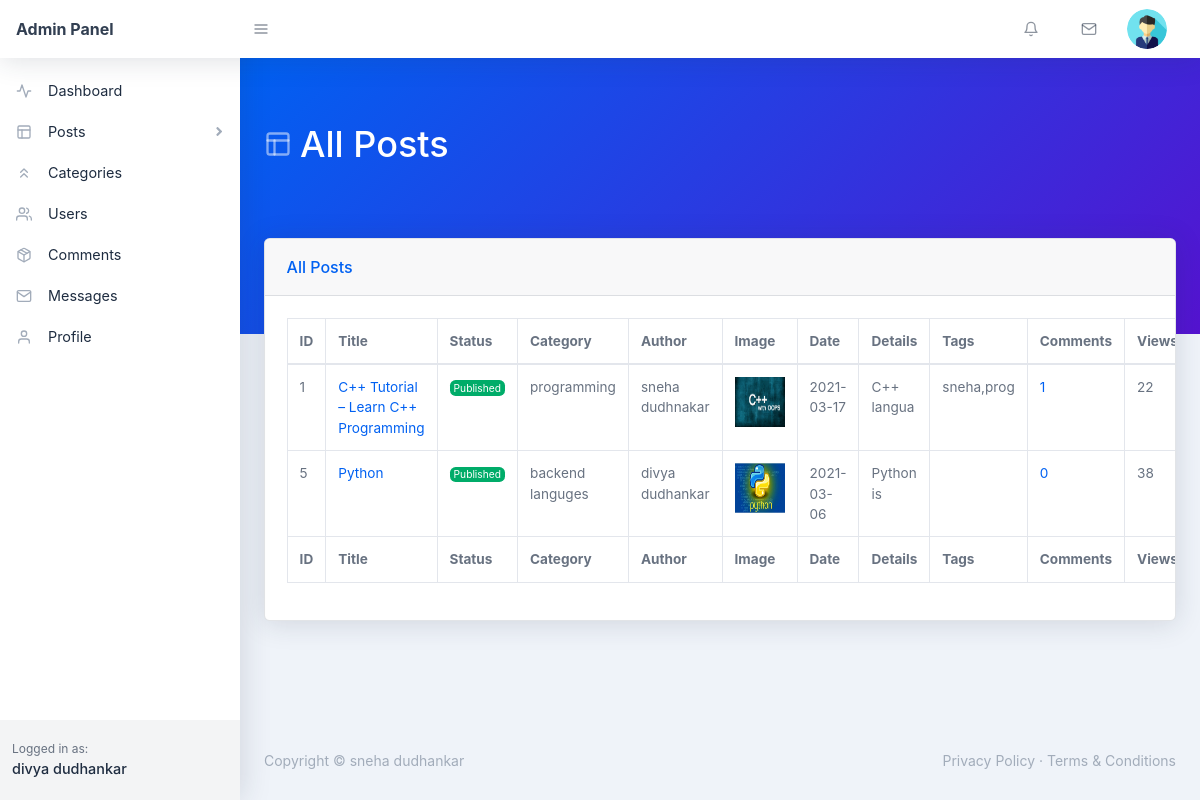
The page /backend/all-post.php (signed in) on the database its author committed.
### tables this page shows
CREATE TABLE `users` (
  `user_id` int(11) NOT NULL,
  `user_name` varchar(255) NOT NULL,
  `user_nickname` varchar(255) NOT NULL,
  `user_email` varchar(255) NOT NULL,
  `user_password` varchar(255) NOT NULL,
  `user_photo` text NOT NULL,
  `registered_on` varchar(255) NOT NULL,
  `user_role` varchar(255) NOT NULL DEFAULT 'Subscriber'
);

CREATE TABLE `posts` (
  `post_category_id` int(11) NOT NULL,
  `post_id` int(11) NOT NULL,
  `post_title` varchar(255) NOT NULL,
  `post_detail` text NOT NULL,
  `post_category` varchar(255) NOT NULL,
  `post_image` text NOT NULL,
  `post_date` date NOT NULL,
  `post_status` varchar(255) NOT NULL DEFAULT 'Published',
  `post_author` varchar(255) NOT NULL,
  `post_views` int(11) NOT NULL DEFAULT 0,
  `post_comment_count` int(11) NOT NULL DEFAULT 0,
  `post_tags` text NOT NULL
);

CREATE TABLE `categories` (
  `category_id` int(11) NOT NULL,
  `category_name` varchar(255) NOT NULL,
  `category_total_posts` int(11) NOT NULL,
  `total_posts_views` int(11) NOT NULL,
  `category_status` varchar(11) NOT NULL DEFAULT 'Published',
  `created_on` date NOT NULL,
  `created_by` varchar(155) NOT NULL
);

### backend/all-post.php (the view, shortened to what this page needs)
<?php require_once('./includes/header.php'); ?>
    <body class="nav-fixed">
        <?php require_once('./includes/top-navbar.php'); ?>
        <div id="layoutSidenav">
            <div id="layoutSidenav_nav">
                <?php
                    $curr_page = basename(__FILE__);
                    require_once("./includes/left-sidebar.php");
                ?>
            </div>
            <div id="layoutSidenav_content">
                <main>
                    <div class="page-header pb-10 page-header-dark bg-gradient-primary-to-secondary">
                        <div class="container-fluid">
                            <div class="page-header-content">
                                <h1 class="page-header-title">
                                    <div class="page-header-icon"><i data-feather="layout"></i></div>
                                    <span>All Posts</span>
                                </h1>
                            </div>
                        </div>
                    </div>
                    <div class="container-fluid mt-n10">
                        <div class="card mb-4">
                            <div class="card-header">All Posts</div>
                            <div class="card-body">
                                <div class="datatable table-responsive">
                                    <table class="table table-bordered table-hover" id="dataTable" width="100%" cellspacing="0">
                                        <thead>
                                            <tr>
                                                <th>ID</th>
                                                <th>Title</th>
                                                <th>Status</th>
                                                <th>Category</th>
                                                <th>Author</th>
                                                <th>Image</th>
                                                <th>Date</th>
                                                <th>Details</th>
                                                <th>Tags</th>
                                                <th>Comments</th>
                                                <th>Views</th>
                                            </tr>
                                        </thead>
                                        <tfoot>
                                            <tr>
                                                <th>ID</th>
                                                <th>Title</th>
                                                <th>Status</th>
                                                <th>Category</th>
                                                <th>Author</th>
                                                <th>Image</th>
                                                <th>Date</th>
                                                <th>Details</th>
                                                <th>Tags</th>
                                                <th>Comments</th>
                                                <th>Views</th>
                                            </tr>
                                        </tfoot>
                                        <tbody>
                                            <?php
                                                $sql = "SELECT * FROM posts";
                                                $stmt = $pdo->prepare($sql);
                                                $stmt->execute();
                                                while($posts = $stmt->fetch(PDO::FETCH_ASSOC)) {
                                                    $post_id = $posts['post_id'];
                                                    $post_category_id = $posts['post_category_id'];
                                                    $sql1 = "SELECT * FROM categories WHERE category_id = :id";
                                                    $stmt1 = $pdo->prepare($sql1);
                                                    $stmt1->execute([':id'=>$post_category_id]);
                                                    $cat = $stmt1->fetch(PDO::FETCH_ASSOC);
                                                    $category_title = $cat['category_name'];
                                                    $post_title = $posts['post_title'];
                                                    $post_details = substr($posts['post_detail'], 0, 10);
                                                    $post_image = $posts['post_image'];
                                                    $post_date = $posts['post_date'];
                                                    $post_status = $posts['post_status'];
                                                    $post_author = $posts['post_author'];
                                                    $post_views = $posts['post_views'];
                                                    $post_comment_count = $posts['post_comment_count'];
                                                    $post_tags = substr($posts['post_tags'], 0, 10); ?>
                                                    <tr>
                                                        <td><?php echo $post_id; ?></td>
                                                        <td>
                                                            <a href="../single.php?post_id=<?php echo $post_id ?>" target="_blank"><?php echo $post_title; ?></a>
                                                        </td>
                                                        <td>
                                                            <div class="badge badge-<?php echo $post_status=='Published'?'success':'warning'; ?>"><?php echo $post_status; ?></div>
                                                        </td>
                                                        <td><?php echo $category_title; ?></td>
                                                        <td><?php echo $post_author; ?></td>
                                                        <td>
                                                            <img src="./../img/<?php echo $post_image; ?>" width="50" height="50" />
                                                        </td>
                                                        <td><?php echo $post_date; ?></td>
                                                        <td><?php echo $post_details; ?></td>
                                                        <td><?php echo $post_tags; ?></td>
                                                        <td>
                                                            <a href="comments.php"><?php echo $post_comment_count; ?></a>
                                                        </td>
                                                        <td><?php echo $post_views; ?></td>
                                                    </tr>
                                               <?php }
                                            ?>
                                        </tbody>
                                    </table>
                                </div>
                            </div>
                        </div>
                    </div>
                </main>
<?php require_once('./includes/footer.php'); ?>

### backend/includes/top-navbar.php (shortened to what this page needs)
<nav class="topnav navbar navbar-expand shadow navbar-light bg-white" id="sidenavAccordion">
    <a class="navbar-brand d-none d-sm-block" href="index.php">Admin Panel</a><button class="btn btn-icon btn-transparent-dark order-1 order-lg-0 mr-lg-2" id="sidebarToggle" href="#"><i data-feather="menu"></i></button>
    <ul class="navbar-nav align-items-center ml-auto">
        <li class="nav-item dropdown no-caret mr-3 dropdown-notifications">
            <a class="btn btn-icon btn-transparent-dark dropdown-toggle" id="navbarDropdownAlerts" href="comments.php" role="button" data-toggle="dropdown" aria-haspopup="true" aria-expanded="false">
                <i data-feather="bell"></i>
            </a>
        </li>
        <li class="nav-item dropdown no-caret mr-3 dropdown-notifications">
            <a class="btn btn-icon btn-transparent-dark dropdown-toggle" id="navbarDropdownMessages" href="#" role="button" data-toggle="dropdown" aria-haspopup="true" aria-expanded="false">
                <i data-feather="mail"></i>
            </a>
        </li>
        <?php
            if(isset($_COOKIE['_uid_'])) {
                $user_id = base64_decode($_COOKIE['_uid_']);
            } else if(isset($_SESSION['user_id'])) {
                $user_id = $_SESSION['user_id'];
            } else {
                $user_id = -1;
            }
            $sql = "SELECT * FROM users WHERE user_id = :id";
            $stmt = $pdo->prepare($sql);
            $stmt->execute([
                ':id' => $user_id
            ]);
            $user = $stmt->fetch(PDO::FETCH_ASSOC);
            $user_photo = $user['user_photo'];
        ?>
        <li class="nav-item dropdown no-caret mr-3 dropdown-user">
            <a class="btn btn-icon btn-transparent-dark dropdown-toggle" id="navbarDropdownUserImage" href="javascript:void(0);" role="button" data-toggle="dropdown" aria-haspopup="true" aria-expanded="false"><img class="img-fluid" src="./assets/img/<?php echo $user_photo; ?>"/></a>
        </li>
    </ul>
</nav>

### backend/includes/left-sidebar.php (shortened to what this page needs)
<nav class="sidenav shadow-right sidenav-light">
    <div class="sidenav-menu">
        <div class="nav accordion" id="accordionSidenav">
            <?php
                if($curr_page == 'index.php') { ?>
                    <a class="nav-link collapsed pt-4 active" href="index.php">
                        <div class="nav-link-icon"><i data-feather="activity"></i></div>
                        Dashboard
                    </a>
                <?php } else { ?>
                    <a class="nav-link collapsed pt-4" href="index.php">
                        <div class="nav-link-icon"><i data-feather="activity"></i></div>
                        Dashboard
                    </a>
                <?php }
            ?>
            <?php
                if($curr_page == "all-posts.php" || $curr_page == 'new-page.php') { ?>
                    <a class="nav-link" href="javascript:void(0);" data-toggle="collapse" data-target="#collapseLayouts" aria-expanded="true" aria-controls="collapseLayouts"><div class="nav-link-icon"><i data-feather="layout"></i></div>
                        Posts
                        <div class="sidenav-collapse-arrow"><i class="fas fa-angle-down"></i></div>
                    </a>
                    <div class="collapse show" id="collapseLayouts" data-parent="#accordionSidenav">
                        <nav class="sidenav-menu-nested nav accordion" id="accordionSidenavLayout">
                            <a class="nav-link" href="all-post.php">All Posts</a>
                            <a class="nav-link" href="add-new.php">Add New Post</a>
                        </nav>
                    </div>
               <?php } else { ?>
                    <a class="nav-link collapsed" href="javascript:void(0);" data-toggle="collapse" data-target="#collapseLayouts" aria-expanded="false" aria-controls="collapseLayouts"><div class="nav-link-icon"><i data-feather="layout"></i></div>
                        Posts
                        <div class="sidenav-collapse-arrow"><i class="fas fa-angle-down"></i></div>
                    </a>
               <?php }
            ?>
            <?php
                if($curr_page == 'new-category.php' || $curr_page == 'categories.php' || $curr_page == 'edit-category.php') { ?>
                    <a class="nav-link active" href="categories.php" ><div class="nav-link-icon"><i data-feather="chevrons-up"></i></div>
                        Categories
                    </a>
               <?php } else { ?>
                    <a class="nav-link" href="categories.php" ><div class="nav-link-icon"><i data-feather="chevrons-up"></i></div>
                        Categories
                    </a>
               <?php }
            ?>
            <?php
                if($curr_page == 'user-update.php' || $curr_page == 'new-user.php' || $curr_page == 'users.php') { ?>
                    <a class="nav-link active" href="users.php" ><div class="nav-link-icon"><i data-feather="users"></i></div>
                        Users
                    </a>
                <?php } else { ?>
                    <a class="nav-link" href="users.php" ><div class="nav-link-icon"><i data-feather="users"></i></div>
                        Users
                    </a>
                <?php }
            ?>
            <a class="nav-link" href="comments.php" ><div class="nav-link-icon"><i data-feather="package"></i></div>
                Comments
            </a>
            <?php
                if($curr_page == 'messages.php' || $curr_page == 'reply.php') { ?>
                    <a class="nav-link active" href="messages.php" ><div class="nav-link-icon"><i data-feather="mail"></i></div>
                        Messages
                    </a>
               <?php } else { ?>
                    <a class="nav-link" href="messages.php" ><div class="nav-link-icon"><i data-feather="mail"></i></div>
                        Messages
                    </a>
              <?php }
            ?>
            <a class="nav-link" href="profile.php" ><div class="nav-link-icon"><i data-feather="user"></i></div>
                Profile
            </a>
        </div>
    </div>
    <div class="sidenav-footer">
        <div class="sidenav-footer-content">
            <div class="sidenav-footer-subtitle">Logged in as:</div>
            <?php
                if(isset($_COOKIE['_uid_'])) {
                    $user_id = base64_decode($_COOKIE['_uid_']);
                } else if(isset($_SESSION['user_id'])) {
                    $user_id = $_SESSION['user_id'];
                } else {
                    $user_id = -1;
                }
                $sql = "SELECT * FROM users WHERE user_id = :id";
                $stmt = $pdo->prepare($sql);
                $stmt->execute([
                    ':id' => $user_id
                ]);
                $user = $stmt->fetch(PDO::FETCH_ASSOC);
                $user_name = $user['user_name'];
            ?>
            <div class="sidenav-footer-title"><?php echo $user_name; ?></div>
        </div>
    </div>
</nav>

### rows shown on the page
users: user_photo (placeholder picture), user_name "divya dudhankar"
posts: post_id "1", post_title "C++ Tutorial – Learn C++ Programming", post_status "Published", categories.category_name "programming", post_author "sneha dudhnakar", post_image (picture), post_date "2021-03-17", post_detail "C++ langua", post_tags "sneha,prog", post_comment_count "1", post_views "22"
posts: post_id "5", post_title "Python", post_status "Published", categories.category_name "backend languges", post_author "divya dudhankar", post_image (picture), post_date "2021-03-06", post_detail "Python is", post_comment_count "0", post_views "38"
